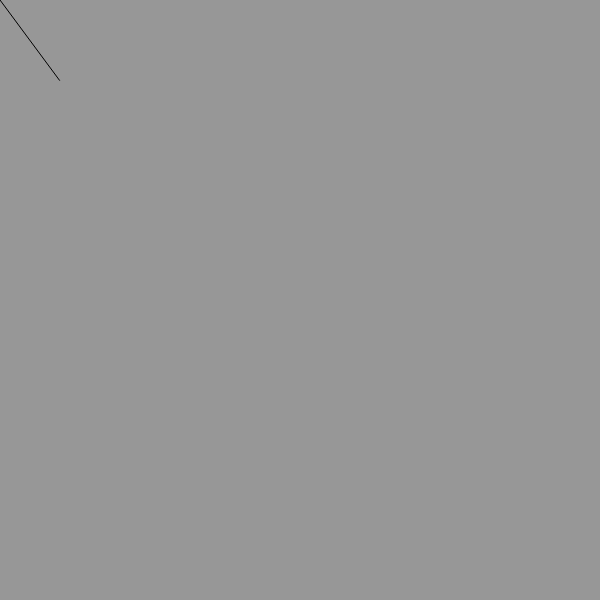
Frame 1 (no input)
Frame 60 (no input): blank canvas, image omitted
Frame 120 (the mouse pressed at the canvas centre since frame 60): blank canvas, image omitted

The p5.js sketch that drew this single still picture (run headless with seeded random() and noise() and a simulated clock; from frame 60 on, the mouse is pressed at the canvas centre):

// p5.js sketch
// ── sketch.js
//sketch.js
var wind;
var angle;
var time = 1000;

function setup() {
  createCanvas(600,600);

}

function draw() {
  background(151);

  angle = map(noise(time), 0, 1, 0, 90);

  wind = p5.Vector.fromAngle(radians(angle));
  wind.mult(100);
  line(0, 0, wind.x, wind.y);

  time = time + 0.001;
}
